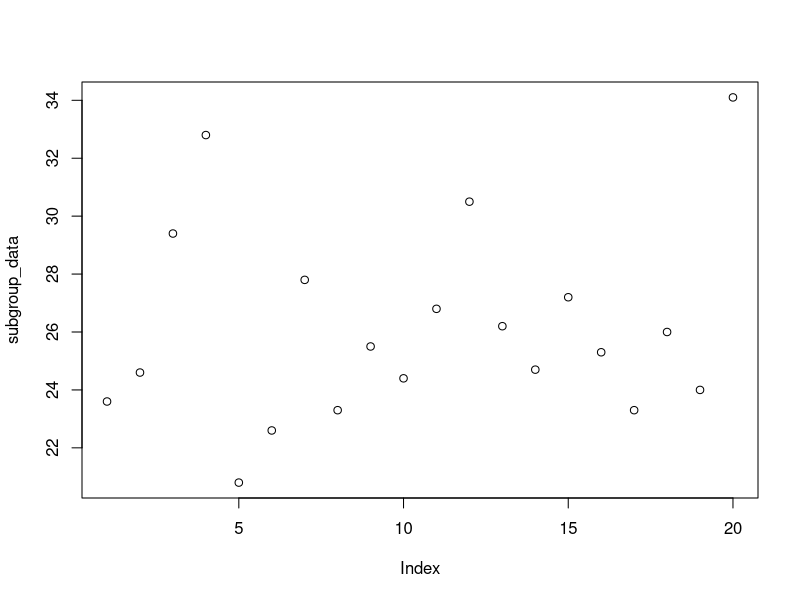

Here is the R script that generated this plot:
# Page No. 702
subgroup_data<-c( 23.6, 24.6,29.4,32.8,20.8,22.6,27.8,23.3,
         25.5,24.4,26.8,30.5,26.2,24.7,27.2,25.3,23.3,26.0,24.0,34.1)
subgroup_mean=25
subgroup_sd=6
n=4
lcl=subgroup_mean-(3*subgroup_sd/sqrt(n))
ucl=subgroup_mean+(3*subgroup_sd/sqrt(n))
print(lcl)
print(ucl)
plot(subgroup_data)